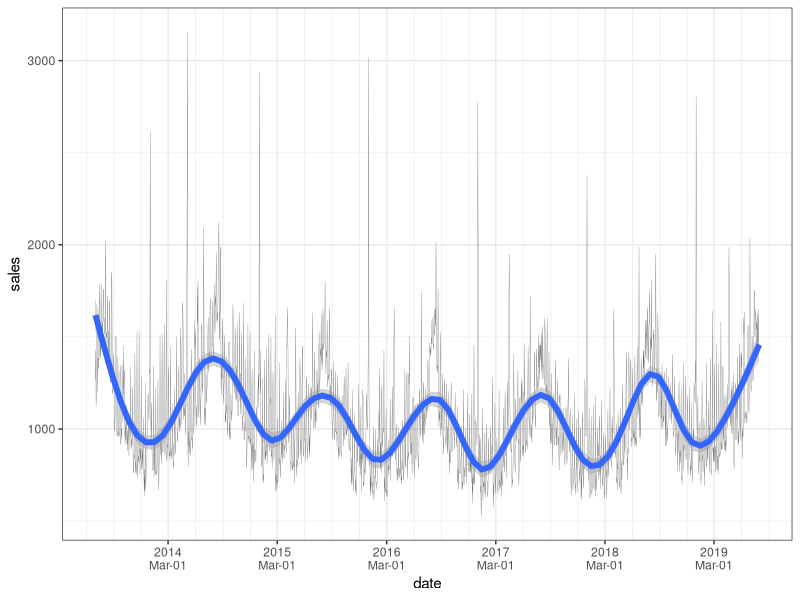
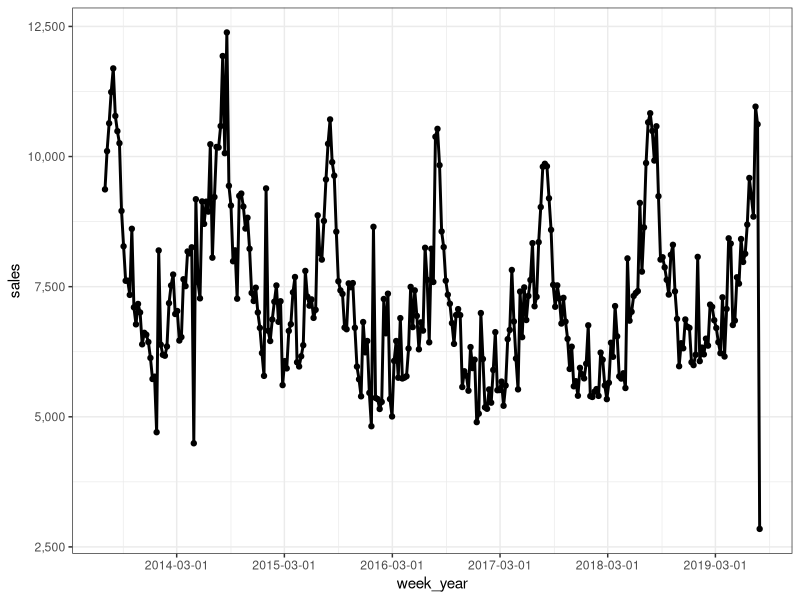
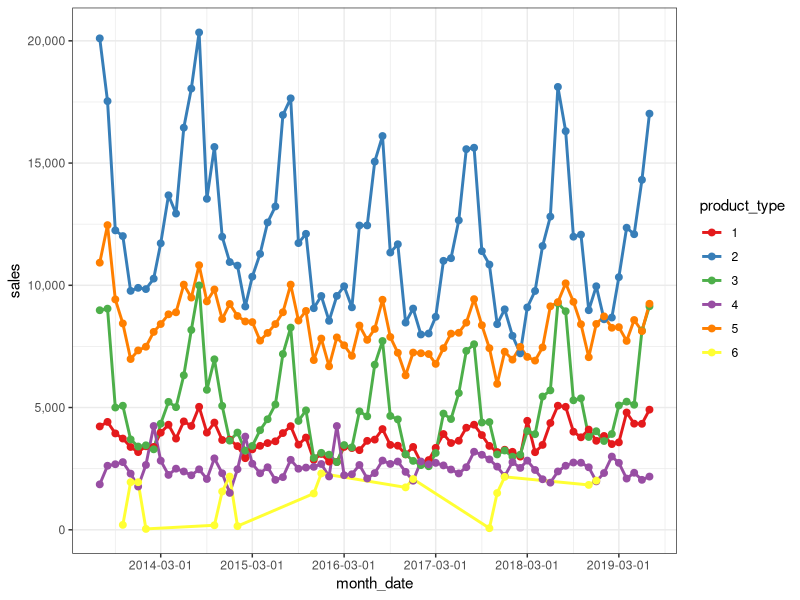
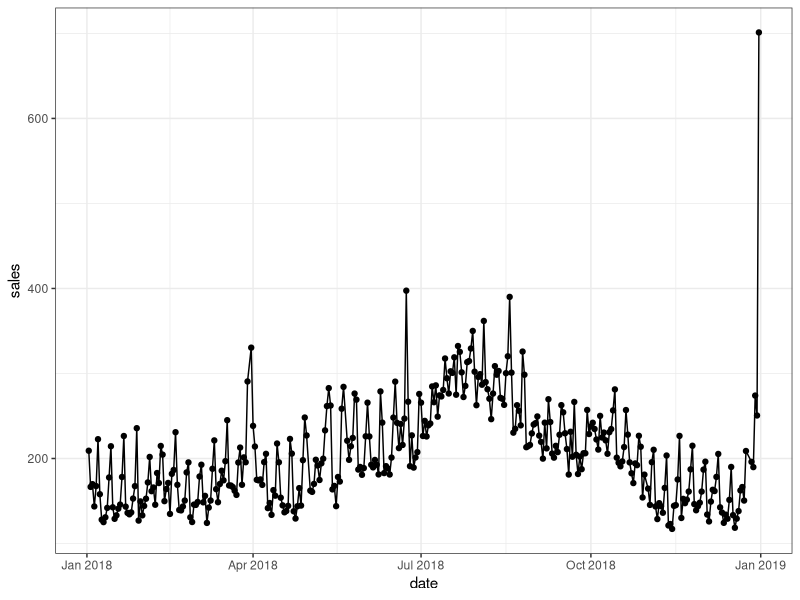
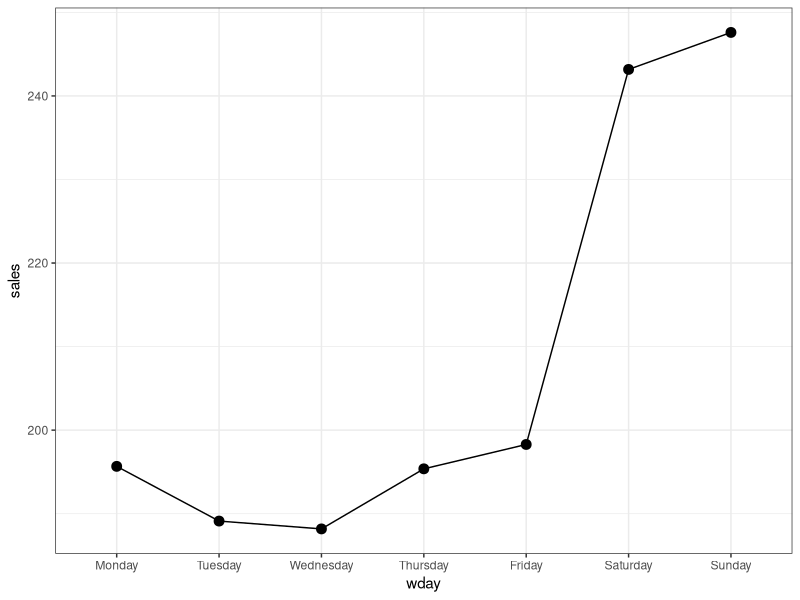
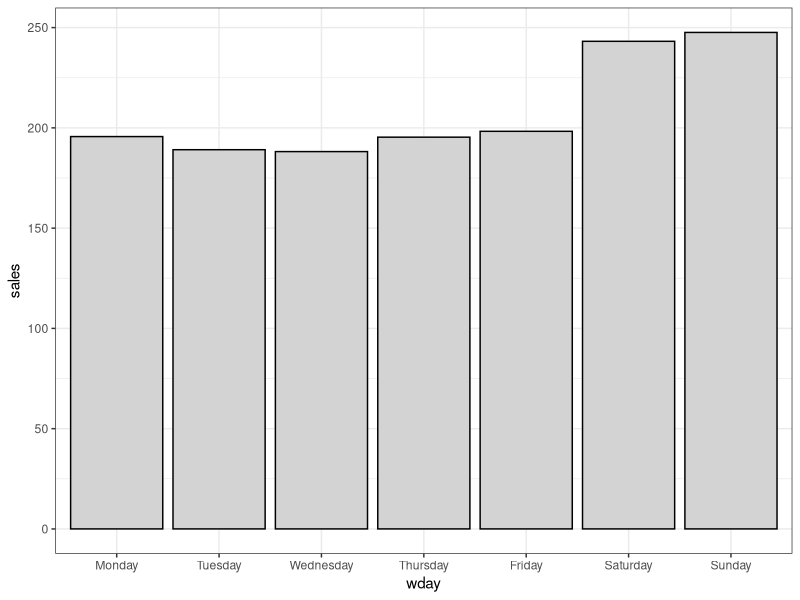
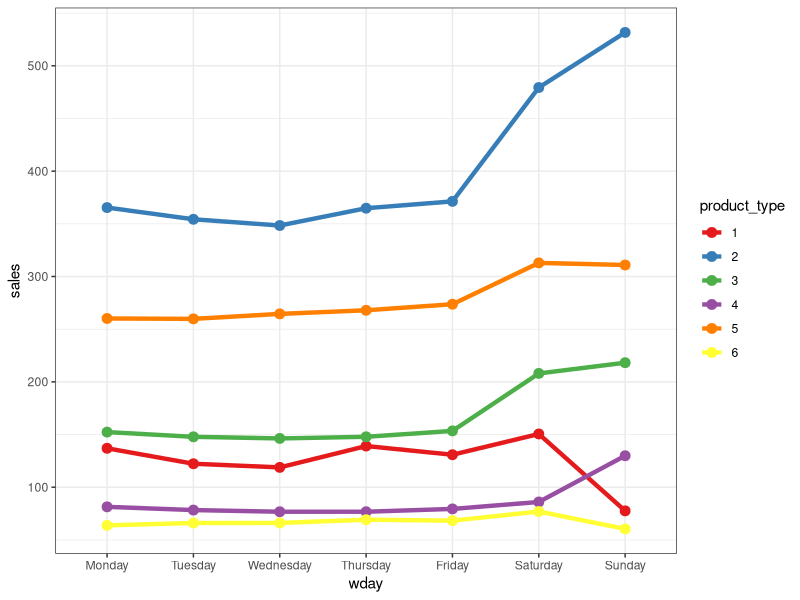
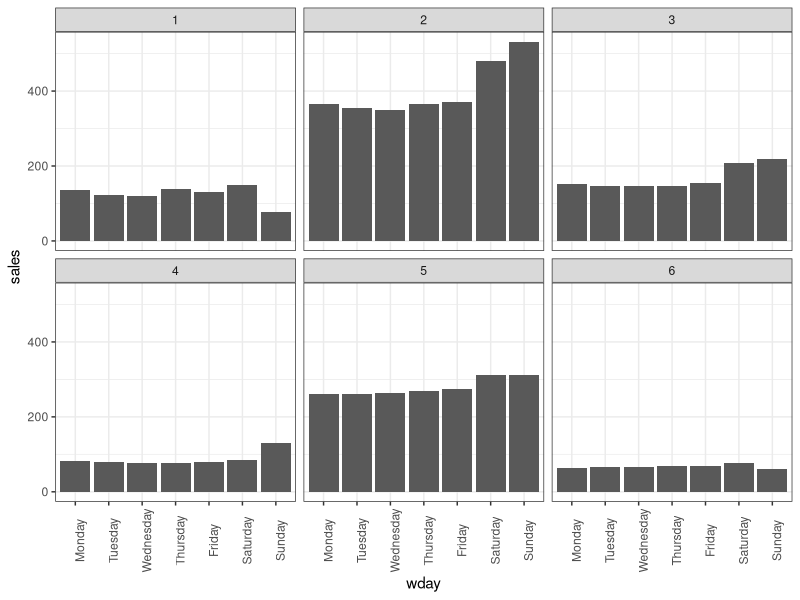

Write R code to recreate these figures, in order.
## ---- chunk 1
knitr::opts_chunk$set(warning = FALSE, message = FALSE)
## ---- chunk 2
library(tidyverse) 
library(lubridate)
library(ggrepel)
theme_set(theme_bw())
## ---- chunk 3
sales <- read_csv("data/sales.csv")        # Bakery sales
weather <- read_csv("data/weather.csv")    # Weather data
df <- sales %>% left_join(weather, by = "date")
## ---- chunk 4
df <- df %>%
  mutate(
    wday = lubridate::wday(date, label=TRUE, abbr=FALSE, week_start = 1),
    month = month(date, label=TRUE, abbr = FALSE),
    year = year(date),
    dayofyear = yday(date))
## ---- chunk 5
df %>%
  group_by(date) %>%
  summarise(sales = sum(sales)) %>%
  ggplot(aes(date, sales)) +
  geom_line(size=0.1, alpha=0.6) +
  geom_smooth(formula=y ~ s(x, bs='cs', k=20), size=2) +   # Smoothness paramter: k
  scale_x_date(
    date_breaks = "12 months",        # Distance between labeled breaks
    date_minor_breaks = "3 month",    # Distance between grid lines
    date_labels = "%Y\n%b-%d"         # Date labels format 
  )

## ---- chunk 6
df %>% 
  mutate(week_year = lubridate::floor_date(date, unit="weeks", week_start=1)) %>% 
  group_by(week_year) %>%
  summarise(sales = sum(sales)) %>%
  ggplot(aes(week_year, sales)) +
  geom_line(size=1) + geom_point() +
  scale_x_date(
    date_breaks = "12 months",          # Distance between labeled breaks
    date_minor_breaks = "6 month",     # Distance between grid lines
    date_labels = "%Y-%m-%d"         # Date labels format 
  ) +
  scale_y_continuous(labels=scales::comma)
## ---- chunk 7
df %>% 
  mutate(month_date = lubridate::floor_date(date, unit="months")) %>% 
  group_by(month_date, product_type = factor(product_type)) %>%
  summarise(sales = sum(sales)) %>%
  ggplot(aes(month_date, sales, color = product_type)) +
  geom_line(size = 1) + geom_point(size = 2) +
  #geom_smooth(size=1, span=0.3, se=FALSE) + 
  scale_x_date(
    date_breaks = "12 months",          # Distance between labeled breaks
    date_minor_breaks = "6 month",     # Distance between grid lines
    date_labels = "%Y-%m-%d"         # Date labels format 
  ) +
  scale_y_continuous(labels=scales::comma) +
  scale_color_brewer(palette = "Set1")

## ---- chunk 8

df %>% mutate(holiday = ifelse(month=='Dezember' & day(date)==31, 1, 0))

df %>% 
  filter(year==2018) %>%
  mutate(holiday = ifelse(month=="Dezember" & day(date)==31, "New Year's Eve", NA)) %>%
  group_by(date, holiday) %>% 
  summarise(sales = mean(sales)) %>% 
  ggplot(aes(date, sales)) +
  geom_line() + geom_point() +
  geom_text_repel(aes(label = holiday))

## ---- chunk 9
df %>%
  group_by(wday) %>%
  summarise(sales = mean(sales)) %>%
  ggplot(aes(x=wday, y=sales)) +
  geom_point(size = 3) + geom_line(aes(group = 1)) +
  scale_color_brewer(palette = "Set1")
## ---- chunk 10
df %>%
  group_by(wday) %>%
  summarise(sales = mean(sales)) %>%
  ggplot(aes(x=wday, y=sales)) +
  geom_col(fill = 'lightgrey', col = "black") +
  scale_color_brewer(palette = "Set1")
## ---- chunk 11
df %>%
  group_by(wday, product_type = factor(product_type)) %>%
  summarise(sales = mean(sales)) %>%
  ggplot(aes(x=wday, y=sales, color=product_type)) +
  geom_point(size = 3) + 
  geom_line(aes(group=product_type), size = 1.5) +
  scale_color_brewer(palette = "Set1")

## ---- chunk 12
df %>%
  group_by(wday, product_type = factor(product_type)) %>%
  summarise(sales = mean(sales)) %>%
  ggplot(aes(x=wday, y=sales)) +
  geom_col() + 
  scale_color_brewer(palette = "Set1") +
  facet_wrap(vars(product_type)) +
  theme(axis.text.x = element_text(angle = 90))
## ---- chunk 13
df %>%
  ggplot(aes(x = temperature, y = sales)) +
  geom_point(alpha = 0.1) + geom_smooth(size = 1.5) +
  facet_wrap(vars(product_type), scales = "free_y")

## ---- chunk 14
df %>%
  ggplot(aes(x = sunhours, y = sales)) +
  geom_point(alpha = 0.1) + geom_smooth(size = 1.5) +
  facet_wrap(vars(product_type), scales = "free_y")
